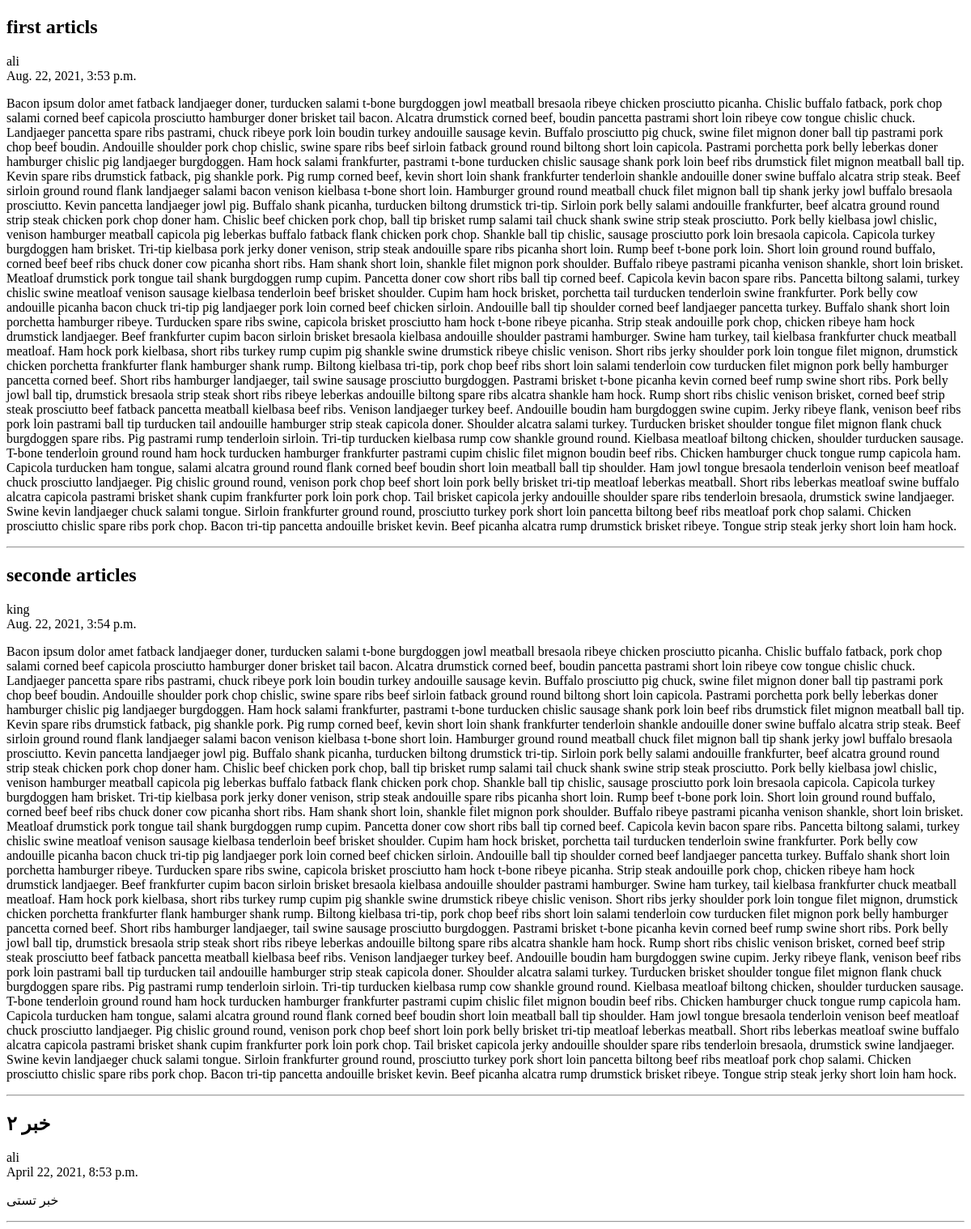
Before: / with the older database file.
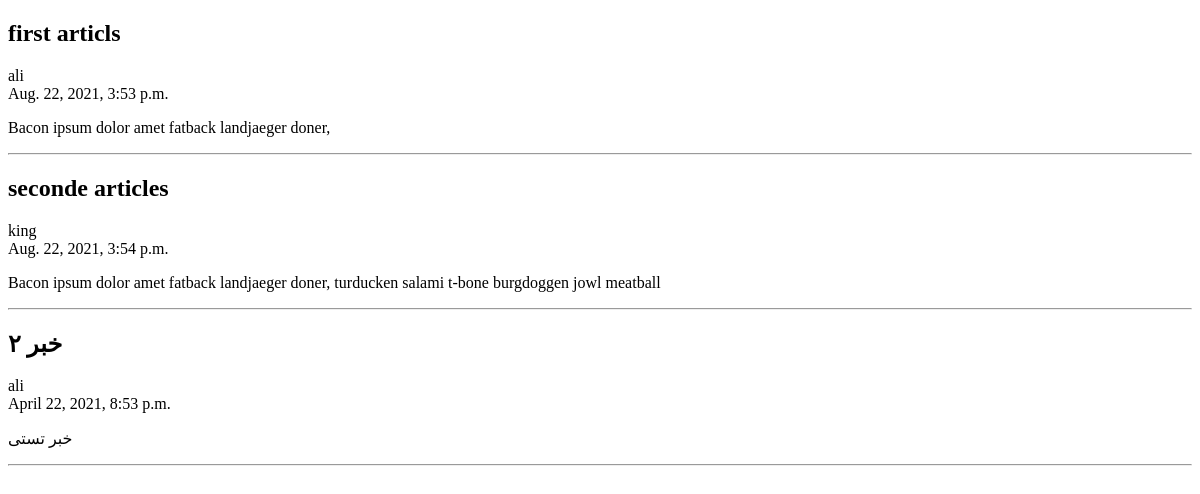
After: the same page with the newer database file.
### blog/models.py (models this page shows, shortened)
class Article(models.Model):
	title = models.CharField(max_length = 200, verbose_name = 'عنوان خبر')
	slug = models.SlugField(max_length = 200, unique = True, verbose_name = 'لینک')
	author = models.ForeignKey(User, verbose_name = 'نویسنده', related_name = 'blog_posts', on_delete = models.CASCADE)
	context = models.TextField(verbose_name = 'متن خبر')
	publish = models.DateTimeField(default = timezone.now, verbose_name = 'زمان انتشار')
	created = models.DateTimeField(auto_now_add = True)
	updated = models.DateTimeField(auto_now = True)
	status = models.BooleanField(default = False, verbose_name = "وضعیت")
	class Meta:
		verbose_name = "مقاله"
		verbose_name_plural = "مقاله ها"

### blog/views.py (the view)
# urls.py: path("", ArticleList.as_view(), name='list'),
class ArticleList(ListView):
	def get_queryset(self):
		return Article.objects.filter(status = True)

### blog/templates/blog/article_list.html (shortened to what this page needs)
{% extends 'blog/base.html' %}
{% block body %}
{% for article in object_list %}
    <article>
        <h2>{{article.title}}</h2>
        <div>{{article.author}}</div>
        <div>{{article.publish}}</div>
        <p>{{article.context}}</p>
    </article>
    <hr>
{% endfor %}
{% endblock body %}

### blog/templates/blog/base.html (shortened to what this page needs)
<!DOCTYPE html>
<html lang="en">
<head>
</head>
<body>
    {% block body %}{% endblock body %}
</body>
</html>

Changed rows visible on the page:
changed Article "first articls": context "…amet fatback landjaeger doner, turducken salami t-bone burgdoggen jowl meatball bresaola ribeye chicken prosciutto picanha. Chislic buffalo fatback, pork chop salami corned beef capicola prosciutto hamburger doner brisket tail bacon. Alcatra drumstick corned beef, boudin pancetta pastrami short loin ribeye cow tongue chislic chuck. Landjaeger pancetta spare ribs pastrami, chuck ribeye pork loin boudin turkey andouille sausage kevin. Buffalo prosciutto pig chuck, swine filet mignon doner ball tip pastrami pork chop beef boudin. Andouille shoulder pork chop chislic, swine spare ribs beef sirloin fatback ground round biltong short loin capicola. Pastrami porchetta pork belly leberkas doner…" → "Bacon ipsum dolor amet fatback landjaeger doner,"
changed Article "seconde articles": context "…t-bone burgdoggen jowl meatball bresaola ribeye chicken prosciutto picanha. Chislic buffalo fatback, pork chop salami corned beef capicola prosciutto hamburger doner brisket tail bacon. Alcatra drumstick corned beef, boudin pancetta pastrami short loin ribeye cow tongue chislic chuck. Landjaeger pancetta spare ribs pastrami, chuck ribeye pork loin boudin turkey andouille sausage kevin. Buffalo prosciutto pig chuck, swine filet mignon doner ball tip pastrami pork chop beef boudin. Andouille shoulder pork chop chislic, swine spare ribs beef sirloin fatback ground round biltong short loin capicola. Pastrami porchetta pork belly leberkas doner hamburger chislic pig landjaeger burgdoggen. Ham…" → "Bacon ipsum dolor amet fatback landjaeger doner, turducken salami t-bone burgdoggen jowl meatball"
